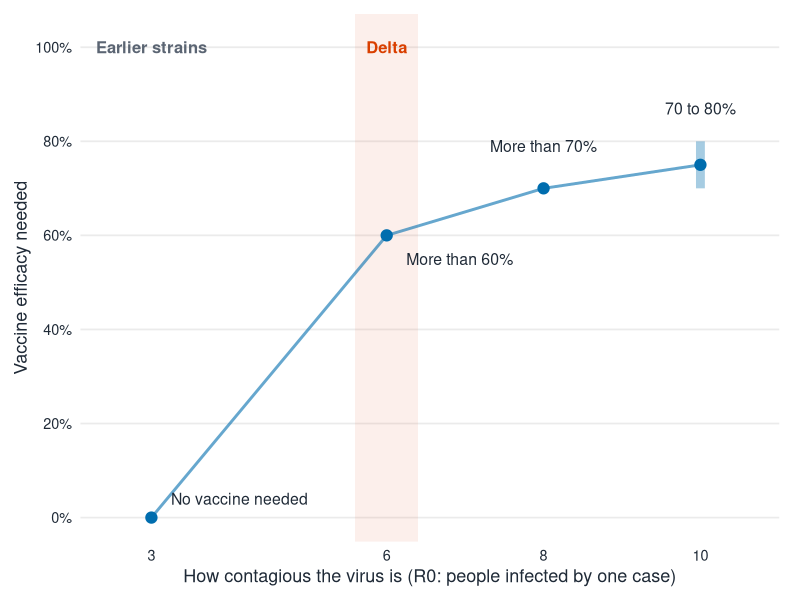
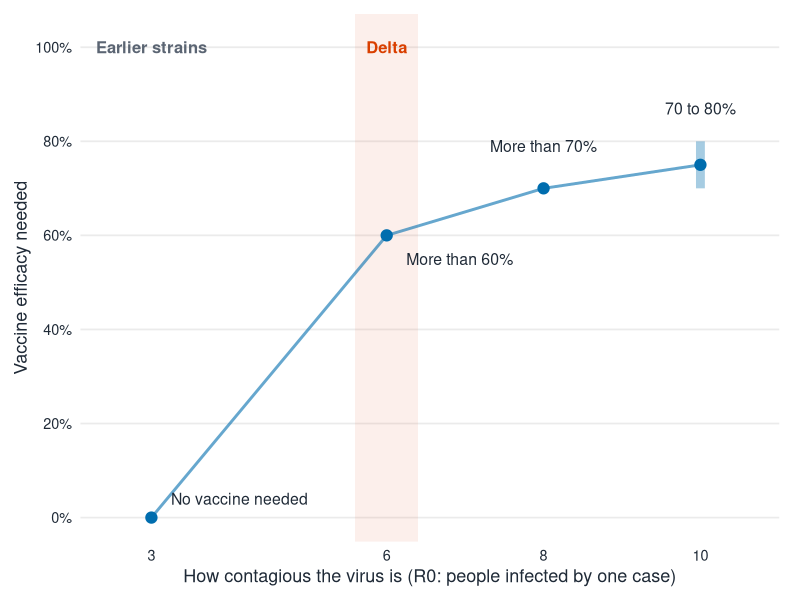

Write the R code that produced these figures, in order.
## ---- chunk 1
#| label: setup
library(ggplot2)
library(dplyr)
library(knitr)
library(kableExtra)

brand <- c(
  ink     = "#1F2A37",
  muted   = "#9AA5B1",
  accent  = "#006DAE",
  warning = "#D93F00"
)
## ---- chunk 2
#| label: tbl-scenarios
#| tbl-cap: "Under Delta, an unchanged quarantine program was about three times as likely to let the virus escape, while a highly effective vaccine could have made it about 30 times safer. Risk is shown relative to the pre-Delta program with no vaccination (benchmark = 1). Values are model estimates from Zachreson et al. (2022)."
scenarios <- tribble(
  ~scenario,                          ~r0, ~efficacy,   ~risk,   ~meaning,
  "Earlier strains, no vaccine",       3,  "0",         "1",     "The benchmark the program was designed for",
  "Earlier strains, strong vaccine",   3,  "90",        "0.03",  "Room for about 30 times more travellers at the same risk",
  "Delta, no vaccine",                 6,  "0",         "3",     "Same rules, three times the risk",
  "Delta, good vaccine",               6,  "60+",       "1",     "Back to the benchmark"
)

scenarios |>
  kbl(
    col.names = c("Scenario", "R0", "Vaccine efficacy (%)",
                  "Escape risk (× benchmark)", "What it means"),
    align = c("l", "r", "r", "r", "l")
  ) |>
  kable_classic(full_width = TRUE, html_font = "inherit") |>
  column_spec(1, width = "12em") |>
  column_spec(5, width = "17em") |>
  row_spec(3, bold = TRUE, color = "#D93F00") |>
  footnote(general = "R0: average number of people one case infects when nobody is immune. 60+ means more than 60%. All values are approximate model estimates.",
           general_title = "")
## ---- chunk 3
#| label: fig-efficacy
#| fig-cap: "The more contagious the virus, the better the vaccine had to be to keep quarantine as safe as it was before Delta. Each point shows the minimum vaccine efficacy, for everyone in quarantine, needed to hold breach risk at the pre-Delta benchmark. For R0 = 10 the study reported a range (70–80%). Source: Zachreson et al. (2022)."
#| fig-alt: "Line chart. As R0 rises from 3 to 10, the vaccine efficacy needed rises from 0% to more than 60% at R0 6, more than 70% at R0 8, and 70 to 80% at R0 10."
#| fig-width: 8
#| fig-height: 4.8

needed <- tibble(
  r0       = c(3, 6, 8, 10),
  efficacy = c(0, 60, 70, 75),
  low      = c(0, 60, 70, 70),
  high     = c(0, 60, 70, 80),
  label    = c("No vaccine needed", "More than 60%", "More than 70%", "70 to 80%"),
  lab_x    = c(3.25, 6.25, 8, 10),
  lab_y    = c(4, 55, 79, 87),
  lab_h    = c(0, 0, 0.5, 0.5)
)

ggplot(needed, aes(r0, efficacy)) +
  annotate("rect", xmin = 5.6, xmax = 6.4, ymin = -Inf, ymax = Inf,
           fill = brand["warning"], alpha = 0.08) +
  annotate("text", x = 6, y = 100, label = "Delta",
           colour = brand["warning"], fontface = "bold", size = 4.2) +
  annotate("text", x = 3, y = 100, label = "Earlier strains",
           colour = "#5B6573", fontface = "bold", size = 4.2) +
  geom_line(colour = brand["accent"], linewidth = 1, alpha = 0.6) +
  geom_linerange(aes(ymin = low, ymax = high),
                 colour = brand["accent"], linewidth = 3, alpha = 0.35) +
  geom_point(colour = brand["accent"], size = 3.5) +
  geom_text(aes(x = lab_x, y = lab_y, label = label, hjust = lab_h),
            colour = brand["ink"], size = 4) +
  scale_x_continuous(breaks = c(3, 6, 8, 10), limits = c(2.5, 10.6)) +
  scale_y_continuous(limits = c(0, 102), breaks = seq(0, 100, 20),
                     labels = function(x) paste0(x, "%")) +
  labs(
    x = "How contagious the virus is (R0: people infected by one case)",
    y = "Vaccine efficacy needed"
  ) +
  theme_minimal(base_size = 13) +
  theme(
    panel.grid.minor = element_blank(),
    panel.grid.major.x = element_blank(),
    axis.title = element_text(colour = brand["ink"]),
    axis.text = element_text(colour = brand["ink"]),
    plot.margin = margin(10, 15, 10, 10)
  )

ggsave("thumbnail.png", width = 8, height = 4.8, dpi = 120, bg = "white")
